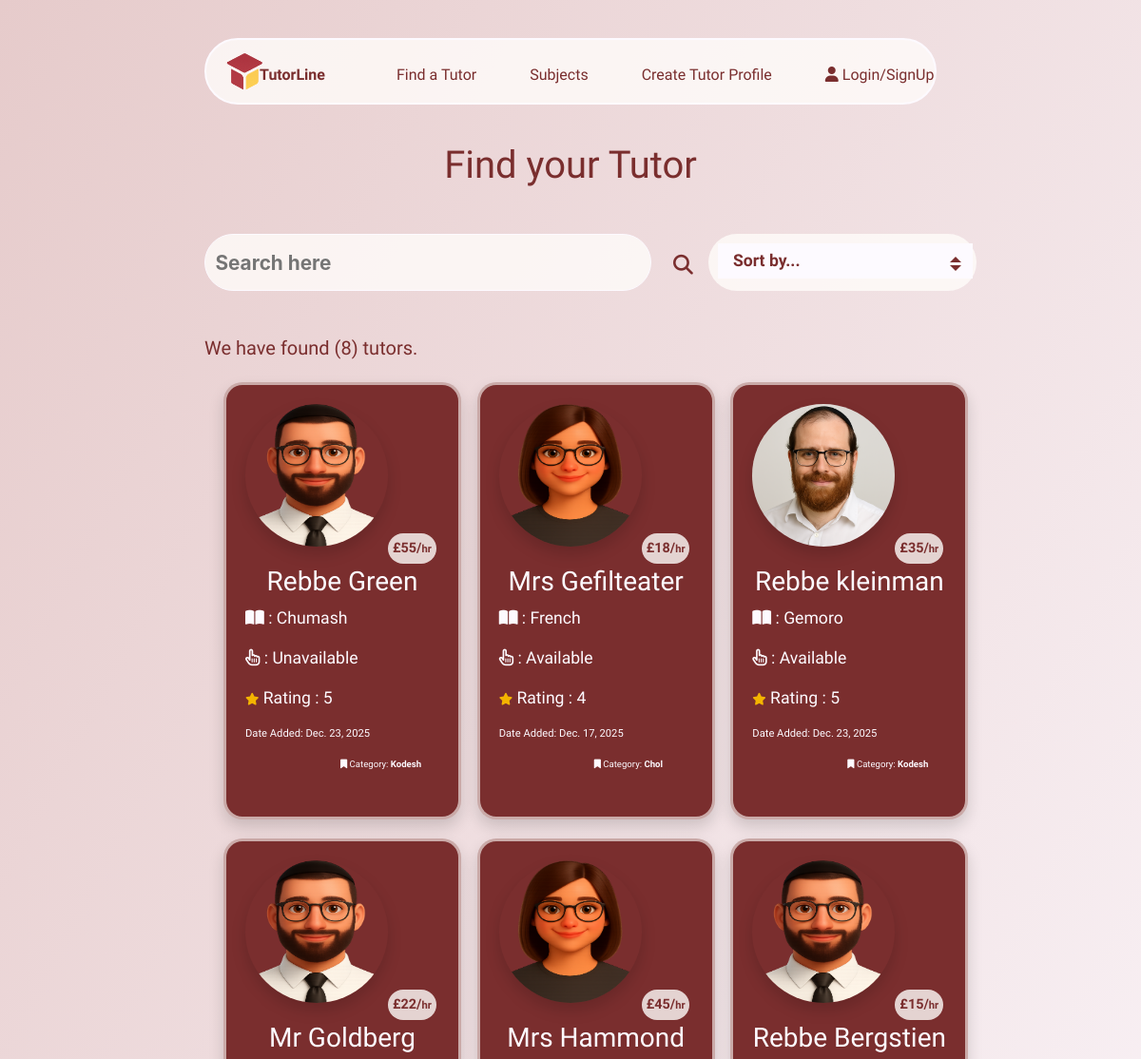
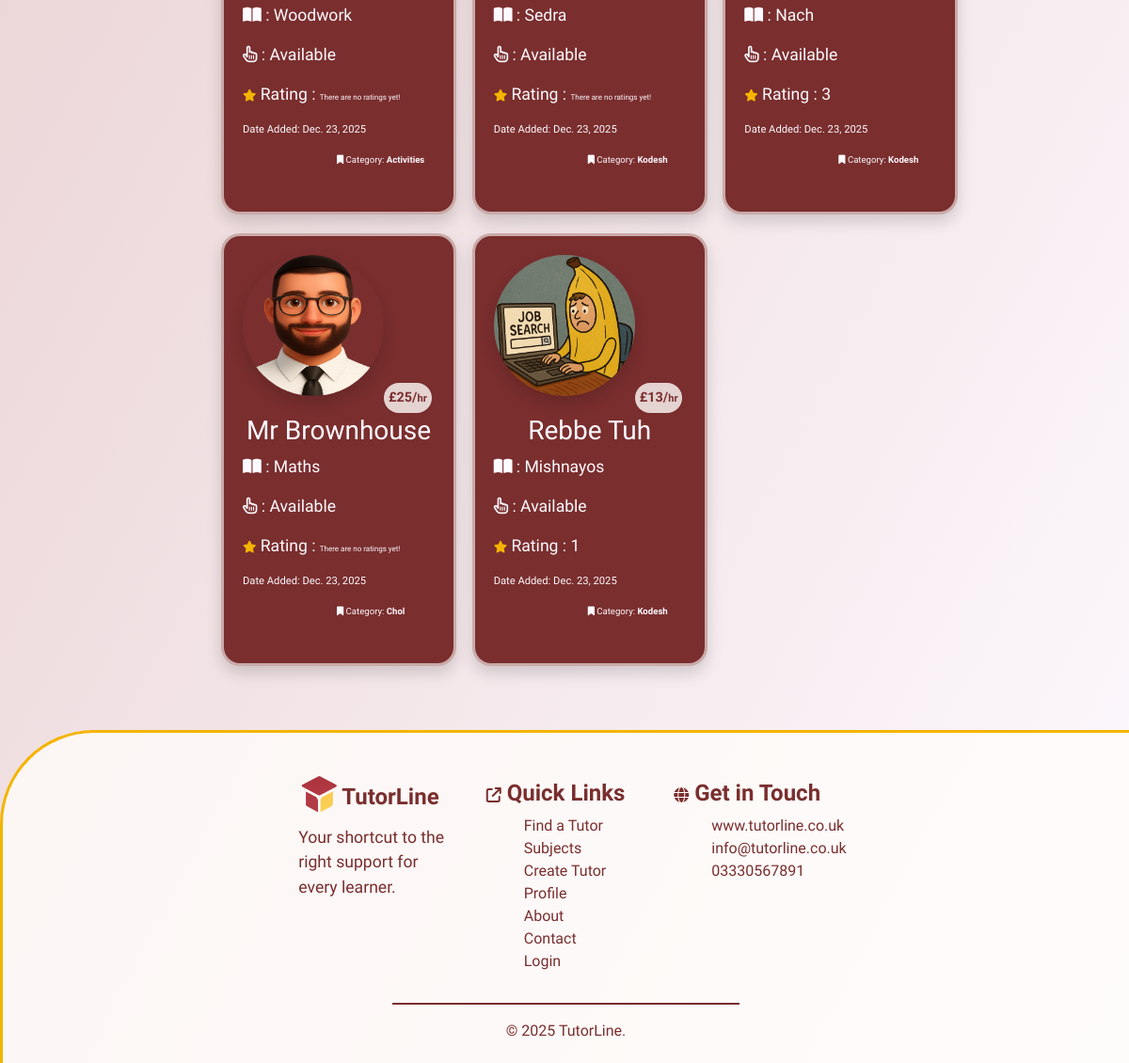
Page /tutors/ on the earlier database version (2 pictures, top to bottom).
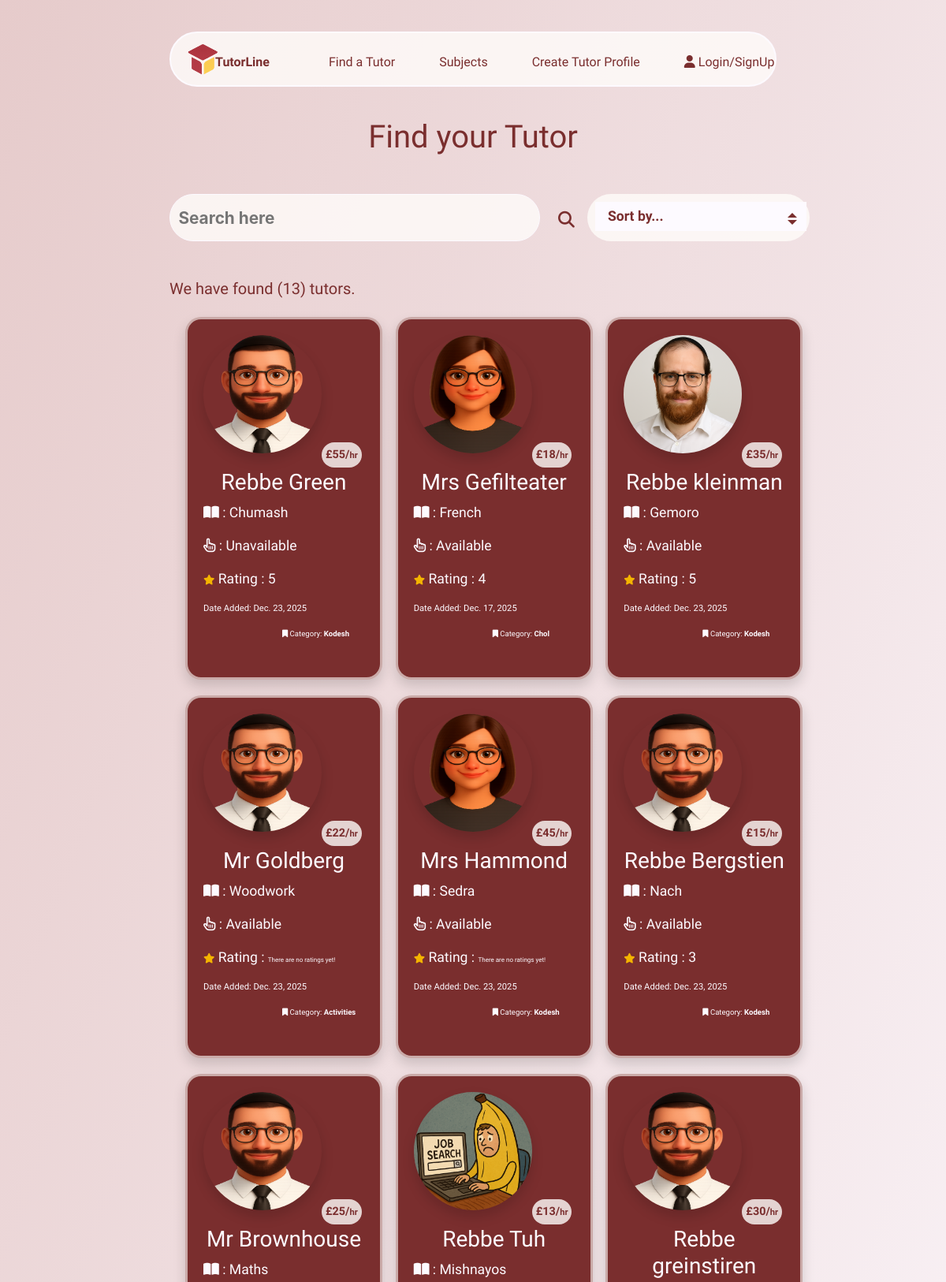
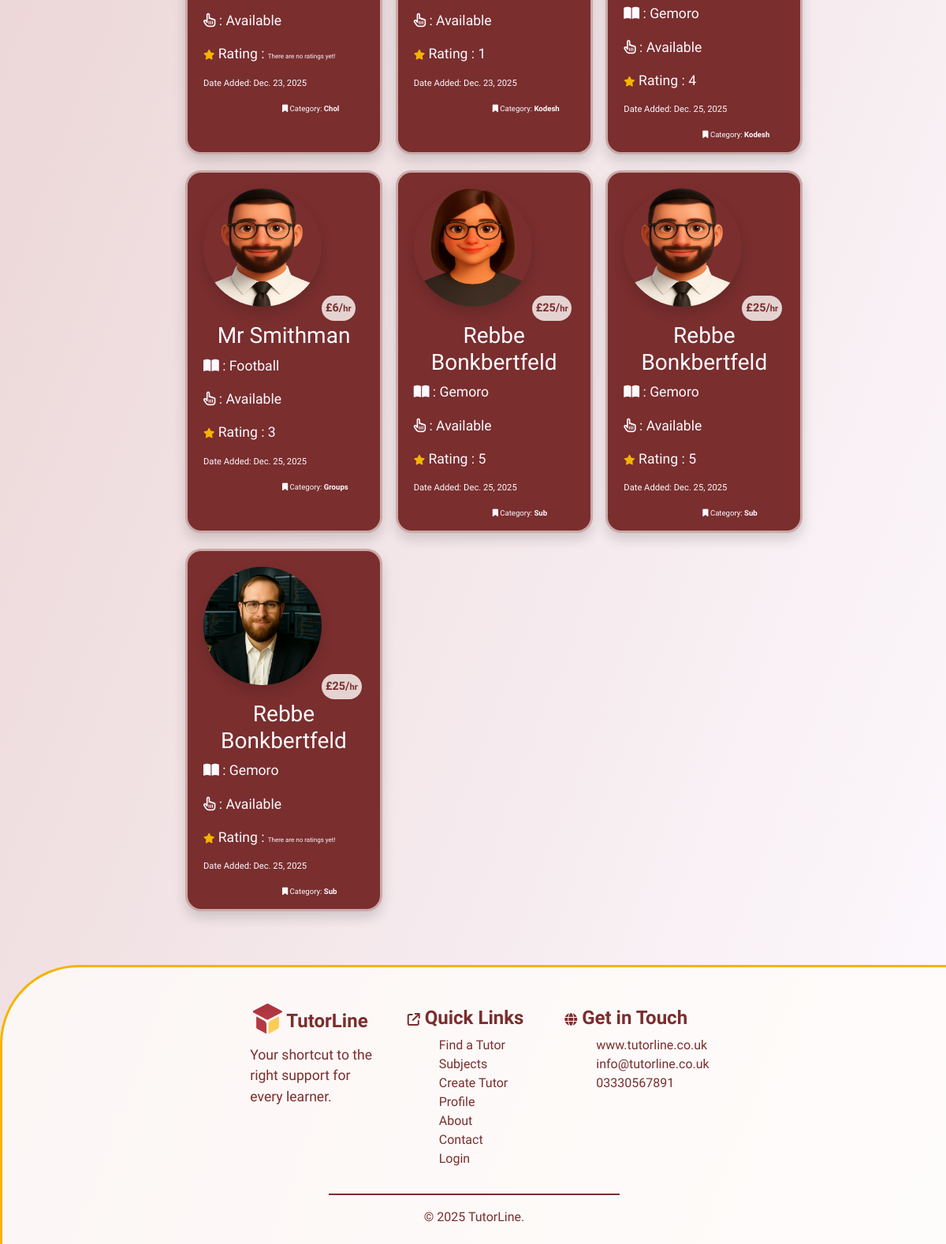
Same page on the later database version (2 pictures, top to bottom).
### tutors/models.py (models this page shows)
class Tutors(models.Model):
    class Meta:
        verbose_name_plural = "Tutors"
    name = models.CharField(max_length=254)
    location = models.ForeignKey('Location', null=True, blank=True,
                                 on_delete=models.SET_NULL)
    category = models.ForeignKey('Category', null=True, blank=True,
                                 on_delete=models.SET_NULL)
    date_added = models.DateField(auto_now=True)
    subject = models.CharField(max_length=254)
    price = models.IntegerField()
    active = models.BooleanField(default=True)
    description = models.TextField()
    email = models.EmailField()
    phone = models.CharField(max_length=14)
    rating = models.IntegerField(default=0)
    image = models.ImageField(blank=True, null=True)
    is_male = models.BooleanField()
    color_1 = models.IntegerField(default=rand)
    color_2 = models.IntegerField(default=rand)
    color_3 = models.IntegerField(default=rand)
    def __str__(self):
        return self.name

class Category(models.Model):
    class Meta:
        verbose_name_plural = "Categories"
    name = models.CharField(max_length=254)
    def __str__(self):
        return self.name

### tutors/views.py (the view)
# urls.py: path('tutors/', include('tutors.urls'))
def tutors(request):
    tutors = Tutors.objects.all()
    query = None
    sort = request.GET.get('sort')
    if request.GET:
        if 'q' in request.GET:
            query = request.GET['q']
            queries = Q(name__icontains=query) | Q(subject__icontains=query) | Q(category__name__icontains=query) | Q(location__name__icontains=query)
            tutors = tutors.filter(queries)
    rating_none = tutors.filter(rating=0)
    print(rating_none)
    if sort == "price_low":
        tutors = tutors.order_by('price')
    elif sort == "price_high":
        tutors = tutors.order_by('-price')
    elif sort == "most_recent":
        tutors = tutors.order_by('-date_added')
    elif sort == "highest_rating":
        tutors = tutors.filter(rating__gt=0).order_by('-rating')
    context = {
                'tutors': tutors,
                'search': query,
                }
    return render(request, 'tutors/tutors.html', context)

### tutors/templates/tutors/tutors.html (shortened to what this page needs)
{% extends "base.html" %}
{% load static %}
{% block extracss%}
<link rel="stylesheet" href="{% static 'css/tutors.css' %}">
{% endblock %}
{% block content %}
    <h1>Find your Tutor</h1>
    <div class="container-fluid mt-5">
        <div class="row">
            <div class="col-1 col-md-2"></div>
            <div class="col-10 col-md-5">
                 <form action="{% url 'tutors' %}" method="GET">
                    <div class="search-bar">
                        <input type="text" class="search-input" name="q" placeholder="Search here">
                        <button class="btn" type="submit"><i class="fas fa-search"></i></button>
                    </div>
                 </form>
            </div>
            <div class="col-1 col-md-5">
                <form action="{% url 'tutors' %}" method="GET">
                    <div class="select-box">
                        <select name="sort" onchange="this.form.submit()">
                            <option value="">Sort by...</option>
                        </select>
                    </div>
                </form>
            </div>
        </div>
    </div>
    <section class="mt-5">
        <div class="container-fluid">
            <div class="row search-results">
                <div class="col-1 col-md-2"></div>
                <div class="col-11 col-md-4">
                    <h5>We have found ({{ tutors.count }}) tutor{% if tutors.count == 1 %}{% else %}s{% endif %}{% if search %}, for <strong>"{{ search }}"</strong>.{% else %}.
                        {% endif %}
                    </h5>
                </div>
                <div class="d-none d-md-block col-md-6"></div>
            </div>
            <div class="row mt-3">
                <div class="col-1 col-md-2"></div>
                <div class="col-10 col-md-8">
                    <div class="row">
                        {% for tutor in tutors %}
                        <div class="col-12 col-md-6 col-lg-4">
                            <a href="{% url 'tutor_details' tutor.id %}">
                                <div class="tutor-card shadow">
                                    {% if tutor.is_male == True %}
                                    {% if tutor.image %}
                                    <img src="{{ tutor.image.url }}" class="image shadow" alt="{{ tutor.name }}">
                                    {% else %}
                                    <img src="/media/placeholder_male2.png" class="image shadow" alt="{{ tutor.name }}">
                                    {% endif %}
                                    {% else %}
                                    <img src="/media/placeholder_female.png" class="image shadow" alt="{{ tutor.name }}">
                                    {% endif %}
                                    <p class="price-stamp">£{{ tutor.price }}/<span class="per-hr">hr</span></p>
                                    <div class="details">
                                        <h3>{{ tutor.name }}</h3>
                                        <p><i class="fa-solid fa-book-open"></i> : {{ tutor.subject }}</p>
                                        <p>
                                            <i class="fa-regular fa-hand-pointer"></i>
                                             : {% if tutor.active == True %}Available{% else %}Unavailable{% endif %}
                                        </p>
                                        <p>
                                            <i class="fa-solid fa-star stars"></i> Rating : {% if tutor.rating == 0 %} <span class="no-rating">There are no ratings yet!</span>{% else %}{{ tutor.rating }}{% endif %}
                                        </p>
                                        <p class="date-tag">Date Added: {{ tutor.date_added }}</p>
                                        <p class="category-tag"><i class="fa-solid fa-bookmark"></i> Category: <strong>{{ tutor.category }}</strong></p>
                                    </div>
                                </div>
                            </a>
                        </div>
                        {% endfor %}
                    </div>
                </div>
                <div class="col-1 col-md-2"></div>
            </div>
        </div>
    </section>
{% endblock %}

### templates/base.html (shortened to what this page needs)
{% load static %}
<!doctype html>
<html lang="en">
  <head>
    {% block corecss %}
        <link rel="stylesheet" href="{% static 'css/base.css' %}">
        <link rel="stylesheet" href="{% static 'css/mobile-base.css' %}">
        <link rel="stylesheet" href="{% static 'css/buttons.css' %}">
        <link rel="stylesheet" href="https://cdnjs.cloudflare.com/ajax/libs/font-awesome/6.6.0/css/all.min.css">
        <link rel="stylesheet" href="https://cdnjs.cloudflare.com/ajax/libs/font-awesome/6.6.0/css/all.min.css">
        <link rel="stylesheet" href="https://cdn.jsdelivr.net/npm/bootstrap@4.6.2/dist/css/bootstrap.min.css">
    {% endblock %}
    {% block extracss%}
    {% endblock %}
  </head>
  <body>
    <header>
      <div class="container-fluid">
        <div class="row above-nav"></div>
        <div class="row">
          <div class="col-1 col-lg-2"></div>
          <div class="col-10 col-lg-8" id="nav">
            <ul class="d-none d-md-block nav nav-desktop">
              <li><a href="{% url 'home' %}">
                <img src="/media/logo.png" alt="logo" class="logo"><span class="logo-txt">TutorLine</span>
              </a></li>
              <span class="nav-options">
                <li class="nav-select"><a href="{% url 'tutors' %}">Find a Tutor</a></li>
                <li class="nav-select"><a href="#subjects">Subjects</a></li>
                <li class="nav-select"><a href="{% url 'create_tutor' %}">Create Tutor Profile</a></li>
                <li class="sign-in nav-select">
                  {% if request.user.is_authenticated %}
                  <p><strong>Hi!</strong> {{ user.username }}</p>
                  <div id="sign-in-dropdown">
                    {% if user.is_authenticated and user.is_superuser %}
                      <p class="nav-select"><a href="/admin/">Admin</a></p>
                    {% endif %}
                   <button class="nav-select btn logout-btn" onclick="revealLogout()">Logout</button>
                  </div>
                  {% else %}
                  <i class="fa-solid fa-user"></i>
                   <a href="{% url 'account_login' %}">Login/SignUp</a>
                  {% endif %}
                </li>
              </span>
            </ul>
          </div>
          <div class="col-1 col-lg-2"></div>
        </div>
      </div>
    </header>
    {% block content %}
    {% endblock %}
    <footer>
      <div class="container-fluid footer-area mt-5">
        <div class="row">
          <div class="col-1 col-lg-3"></div>
          <div class="col-3 col-lg-2 me-3">
            <a href="">
              <h4><img src="/media/logo.png" alt="logo" class="footer-logo">
                <strong>TutorLine</strong>
              </h4>
            </a>
            <p>Your shortcut to the right support for every learner.</p>
          </div>
          <div class="col-4 col-lg-2">
            <h4>
              <span class="h6"><i class="fa-solid fa-arrow-up-right-from-square"></i></span>
              <strong>Quick Links</strong>
            </h4>
            <ul class="footer-list">
              <li><a href="{% url 'tutors' %}">Find a Tutor</a></li>
              <li><a href="#subjects">Subjects</a></li>
              <li><a href="{% url 'create_tutor' %}">Create Tutor Profile</a></li>
              <li><a href="">About</a></li>
              <li><a href="">Contact</a></li>
              {% if request.user.is_authenticated %}
              <li><a href="#nav" role="button" onclick="revealLogout()">Logout</a></li>
              {% else %}
              <li><a href="{% url 'account_login' %}">Login</a></li>
              {% endif %}
            </ul>
          </div>
          <div class="col-3 col-lg2">
            <h4>
              <span class="h6"><i class="fa-solid fa-globe"></i></span>
              <strong>Get in Touch</strong>
            </h4>
            <ul class="footer-list">
              <li>www.tutorline.co.uk</li>
              <li>info@tutorline.co.uk</li>
              <li>03330567891</li>
            </ul>
          </div>
          <div class="col-1 col-lg3"></div>
        </div>
        <div class="row ftr-row">
          <div class="col-4"></div>
          <div class="col-4 text-center">
            <hr>
            &copy; 2025 TutorLine.
          </div>
          <div class="col-4"></div>
        </div>
      </div>
    </footer>
  </body>
</html>

### static/css/base.css (style rules this page uses)
:root { --light-clr:#fdfaff; --opaque:rgba(122, 46, 46, 0.8); --comp-opaque:rgba(122, 46, 46, 0); --drk-clr:#7a2e2e; --ylw-clr:#F4B400; --ylw-opaque:rgba(244, 180, 0, 0.6); --light-opaque:rgba(255, 253, 250, 0.8); --light-opaque-1:rgba(255, 253, 250, 0.6); --light-opaque-2:rgba(255, 253, 250, 0.4); --main-font:"Schibsted Grotesk", sans-serif; }
a { text-decoration: none !important; color: inherit !important; outline: none !important; text-underline-offset: 10px; }
hr { border:solid 0.5px var(--drk-clr) !important; }
html body { background-image: linear-gradient(to bottom right, #e6cbcb, var(--light-clr)); }
.above-nav { margin-top:10px; height:30px; position:relative; z-index: 4; }
.nav-desktop { height:70px; }
.nav { color:var(--drk-clr); background-color:var(--light-opaque); padding-top:18px; border-radius: 9999px; border:solid 2px var(--light-clr); position: relative; z-index: 4; font-family:var(--main-font); }
.logo { width:40px; height:40px; position:relative; bottom:5px; left:20px; z-index: 4; }
.logo-txt { font-weight: 800; position:relative; top:0; left:16px; }
.nav-options { list-style: none; display:flex; gap:3.5rem; }
.nav-options { position: relative; left:200px; bottom:33px; color:var(--drk-clr) }
.footer-area { position: relative; z-index: 5; color:var(--drk-clr); background-color: var(--light-opaque); padding:50px; border-top:var(--ylw-clr) solid 3px; border-left:var(--ylw-clr) solid 3px; border-top-left-radius: 100px; height:auto; font-family: var(--main-font); }
.footer-logo { width:40px; height:40px; position:relative; bottom:5px; left:2px; z-index: 4; }
.footer-list { list-style: none; }
footer ul { flex-direction: column; flex-wrap: wrap; gap:0; }
footer li { margin: 0 !important; }
.ftr-row { height:30px; }

### static/css/tutors.css (style rules this page uses)
h1 { text-align: center; font-family: var(--main-font); color:var(--drk-clr); margin-top: 40px; }
.search-bar { height:50px; width:100%; color:var(--drk-clr); font-weight: bold; font-size: 1.3rem; }
.search-bar .btn { color:var(--drk-clr); font-weight: bold; font-size: 1.3rem; position: relative; left:480px; bottom:60px; }
.search-input { border:solid 1px var(--light-clr); color:var(--drk-clr); font-weight: bold; border-radius: 40px; height: 60px; width:100%; display: block; margin-bottom: 0.5em; outline: none; box-shadow: none; padding: 0.5em; background-color: var(--light-opaque); }
.search-results { color:var(--drk-clr); font-family: var(--main-font); }
.select-box { display: inline-block; position: relative; margin-left: 30px; width:60%; vertical-align: middle; background-color: var(--light-opaque); border-radius: 40px; height:60px; }
.select-box select { margin-top: 10px; margin-left: 10px; width:95%; appearance: none; background-color: var(--light-clr); border:solid 1px var(--light-clr); padding-left: 15px; padding-right: 20px; font-size: 1.1rem; font-family: var(--main-font); font-weight: bold; line-height: 2; color: var(--drk-clr); cursor: pointer; }
.select-box::before, .select-box::after { --size: 0.3rem; position: absolute; content: ""; right: 1rem; pointer-events: none; }
.select-box::before { border-left: 6px solid transparent; border-right: 6px solid transparent; border-bottom: 6px solid var(--drk-clr); top: 40%; }
.select-box::after { border-left: 6px solid transparent; border-right: 6px solid transparent; border-top: 6px solid var(--drk-clr); top: 55%; }
.tutor-card { width:250px; height:460px; position: relative; z-index: 20; left:20px; background-color: var(--drk-clr); font-family: var(--main-font); padding:20px; border:solid 3px var(--light-opaque-1); border-radius: 20px; color:var(--light-clr); cursor: pointer; margin-bottom:20px; }
.image { display: flex; justify-content:center; width:150px; height:150px; border-radius: 50%; position: relative; }
.price-stamp { position:absolute; bottom:250px; left:170px; z-index: 10; padding:5px; font-size: 0.9rem; border-radius: 20px; font-weight: 700; background-color: var(--light-opaque); color:var(--drk-clr); }
.per-hr { font-size: 0.7rem; }
.details { position: relative; top:20px; }
h3 { text-align: center; }
p { font-size: 1.1rem; }
.date-tag { font-size: 0.7rem; }
.no-rating { font-size: 0.5rem; }
.stars { font-size: 0.8rem; color:var(--ylw-clr); }
.category-tag { font-size: 0.6rem; position: relative; left:100px; }

Differences in the rows shown:
added Tutors: is_male True (drawn), price "30", name "Rebbe greinstiren", subject "Gemoro", active "Available", rating "4", date_added "Dec. 25, 2025", category "Kodesh"
added Tutors: is_male True (drawn), price "6", name "Mr Smithman", subject "Football", active "Available", rating "3", date_added "Dec. 25, 2025", category "Groups"
added Tutors: is_male False (drawn), price "25", name "Rebbe Bonkbertfeld", subject "Gemoro", active "Available", rating "5", date_added "Dec. 25, 2025", category "Sub"
added Tutors: is_male True (drawn), price "25", name "Rebbe Bonkbertfeld", subject "Gemoro", active "Available", rating "5", date_added "Dec. 25, 2025", category "Sub"
added Tutors: image (picture), price "25", name "Rebbe Bonkbertfeld", subject "Gemoro", active "Available", rating "There are no ratings yet!", date_added "Dec. 25, 2025", category "Sub"
Other differences:
{{ tutors.count }}: "8" → "13"
